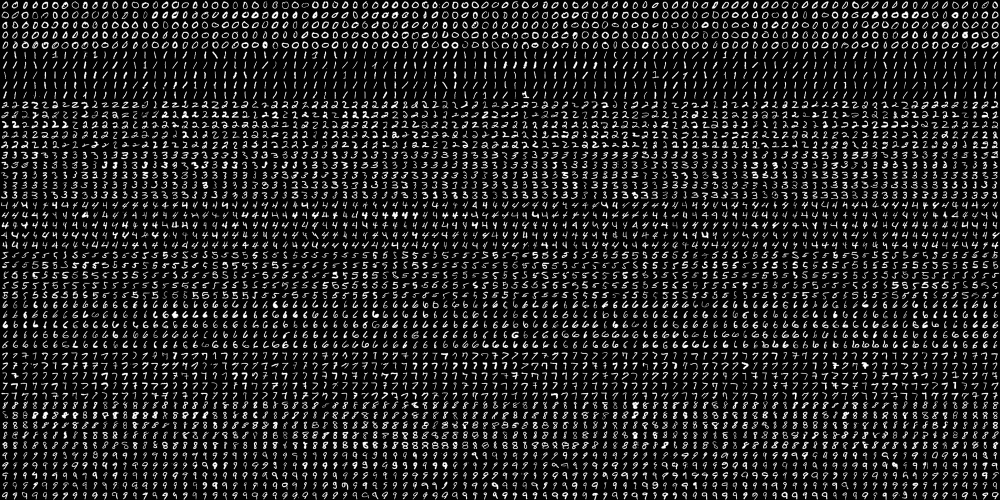
#> input picture About Machine Learning Algorithms KNN & Naive Bayes/mnist_knn.png, 2000 x 1000 px (shown at 1/2 size)
$ jupyter execute mnist_KNN.ipynb
#> lines starting #> are read from the running program, lines starting #| are printed output that depends on the picture
[cell 1]
import cv2
import numpy as np
import matplotlib.pyplot as plt
import glob

img = cv2.imread('mnist_knn.png')
#> img is the input picture: shape (1000, 2000, 3); min 0, max 255, mean 33.8
gray = cv2.cvtColor(img, cv2.COLOR_BGR2GRAY)

cells = [np.hsplit(row, 100) for row in np.vsplit(gray, 50)]
#> cells = 50 items
x = np.array(cells)
print(x.shape)
#| (50, 100, 20, 20)

train = x[:, :].reshape(-1, 400).astype(np.float32)
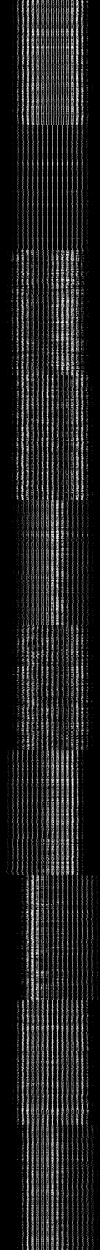
#> train: shape (5000, 400) float32 (shown at 1/4 size); min 0, max 255, mean 33.8
print(train.shape)
#| (5000, 400)

k = np.arange(10)
train_labels = np.repeat(k, 500)[:, np.newaxis]
print(train_labels.shape)

np.savez("train_sample.npz", train=train, train_labels=train_labels)
c = np.load("train_sample.npz")
print(c['train'][0])

[cell 2]
import cv2
import numpy as np


FILE_NAME = 'train_sample.npz'

def load_train_data(file_name):
  with np.load(file_name) as data:
    train = data['train']
    train_labels = data['train_labels']
  return train, train_labels

def flatten_process(image):
#> called with image = './test_0.png'
  img = cv2.imread(image)
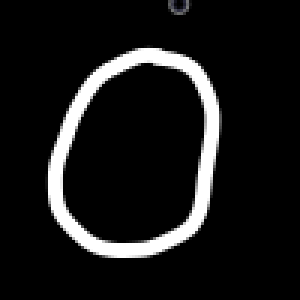
#> input picture About Machine Learning Algorithms KNN & Naive Bayes/test_0.png, 100 x 100 px (shown 3 times larger)
#> img is the input picture: shape (100, 100, 3); mean B, G, R 24.3, 24.3, 24.3
  gray = cv2.cvtColor(img, cv2.COLOR_BGR2GRAY)
#> gray: shape (100, 100)
  gray_resize = cv2.resize(gray, (20, 20))
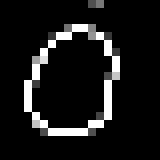
#> gray_resize: shape (20, 20) (shown 8 times larger); min 0, max 255, mean 24.5
  plt.imshow(cv2.cvtColor(gray_resize, cv2.COLOR_GRAY2RGB))
  plt.show()
  return gray_resize.reshape(-1, 400).astype(np.float32)

def check(test, train, train_labels):
  knn = cv2.ml.KNearest_create()
  knn.train(train, cv2.ml.ROW_SAMPLE, train_labels)
  ret, result, neighbours, dist = knn.findNearest(test, k=5)
#> ret = 0; result = [0]; neighbours = [[0, 2, 3, 0, 3]]; dist = [[1757932, 1830842, 1903468, 1927665, 1963097]]
  return result

train, train_labels = load_train_data(FILE_NAME)

for file_name in glob.glob('./test_*.png'):
  test = flatten_process(file_name)
  result = check(test, train, train_labels)
#> result = [0]
  print(result)
#| [[0.]]
#> pass 2 of the loop `for file_name in glob.glob('./test_*.png'):`:
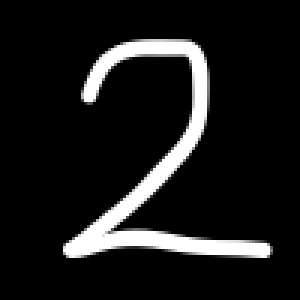
#> input picture About Machine Learning Algorithms KNN & Naive Bayes/test_2.png, 100 x 100 px (shown 3 times larger)
#> in flatten_process, img is the input picture: shape (100, 100, 3); min 0, max 255, mean 26.2
#> in flatten_process (call 2), `gray_resize = cv2.resize(gray, (20, 20))`:
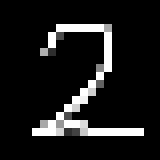
#> gray_resize: shape (20, 20) (shown 8 times larger); min 0, max 255, mean 26.6
#> `result = check(test, train, train_labels)`: result = [2]
#| [[2.]]
#> pass 3 of the loop `for file_name in glob.glob('./test_*.png'):`:
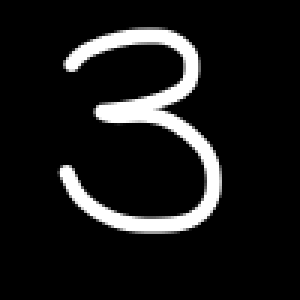
#> input picture About Machine Learning Algorithms KNN & Naive Bayes/test_3.png, 100 x 100 px (shown 3 times larger)
#> in flatten_process, img is the input picture: shape (100, 100, 3); min 0, max 255, mean 25.1
#> in flatten_process (call 3), `gray_resize = cv2.resize(gray, (20, 20))`:
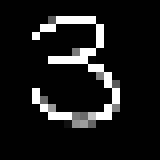
#> gray_resize: shape (20, 20) (shown 8 times larger); min 0, max 255, mean 25.2
#> `result = check(test, train, train_labels)`: result = [3]
#| [[3.]]
